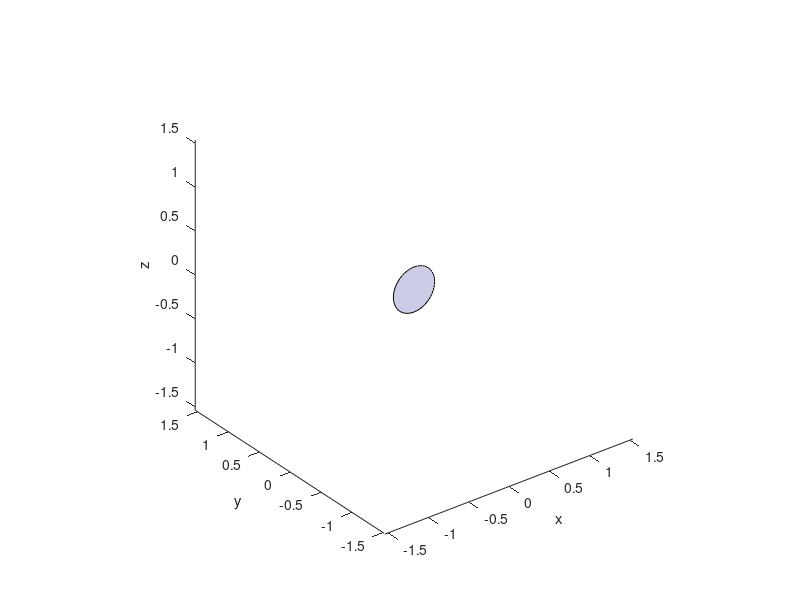

MATLAB code to generate this figure: (Note: this script raises an error after producing the figure.)
capas=2;
draw=true;

rt=2.560/2;%Radio del espejo principal (m): ref. Nordic Optical Telescope (NOT) -> 2.560 m
r=rt/(capas*2+1);%
f=1;%Distancia focal del espejo completo.
%f=5.12; %(NOT) -> 5.12 m
t=@(capas) linspace(0,2*pi,capas*6+1); %Coloca posiciones para n espejos en 2pi radianes

T={}; %Cell array donde cada elemento es un vector de radianes donde colocaremos cada fila de espejos
for i=1:capas
    T{end+1}=t(i);
    T{end}(end)=[]; %Elimina el ultimo elemento redundante (T(1)=T(end))
end


rESP0=[zeros(3*capas*(capas+1),3)];

if 3*capas*(capas+1)>2500
    input("Nº de espejos:" + (3*capas*(capas+1)+1) + ", continuar? ")
end

k=linspace(0,2*pi,50);
x=@(r,theta) r*cos(theta);
y=@(r,theta) r*sin(theta);
%v=[[x(r,0);y(r,0);0],[x(r,1);y(r,1);0],[x(r,2);y(r,2);0],[x(r,3);y(r,3);0],[x(r,4);y(r,4);0],[x(r,5);y(r,5);0]];
v=[x(r,k);0*k;y(r,k)];

if draw
    figure
    plot3(0,0,0)
    hold on

    axis equal
    xlim([-rt*(1+0.2),rt*(1+0.2)])
    ylim([-rt*(1+0.2),rt*(1+0.2)])
    zlim([-rt*(1+0.2),rt*(1+0.2)])

    xlabel('x')
    ylabel('y')
    zlabel('z')
    patch(v(1,:),v(2,:),v(3,:),[0.8 0.8 0.9])

    title("Nº Capas:" + capas + " Nº Espejos:" + (3*capas*(capas+1)+1))
    annotation('textbox', [0.77, 0.5, 0.7, 0.1], 'String', {"PARAMETROS DEL ESPEJO","Distancia focal: " + f + "m", "Diametro del espejo: " + rt*2 + "m", "Diametro por segmento:" + rt/(capas*2+1), "Porcentaje de superficie cubierta:" + round(((3*capas*(capas+1)+1)*r^2)/(rt^2)*100,2) + "%"}, 'FitBoxToText', 'on');
end

k=0; %Guarda cuantos objetos habia en las capas anteriores
for i=1:capas
    for j=1:length(T{i})
        rj=[i*2*r*sin(T{i}(j)),(i*2*r)^2/(4*f),i*2*r*cos(T{i}(j))];
        rESP0(k+j,:)=rj; %Añade a la lista de posiciones despues de los k anteriores elementos
        vj=v+rj';
        if draw
            patch(vj(1,:),vj(2,:),vj(3,:),[0.8 0.8 0.9])
        end
    end
    k=k+6*i; %Actualiza k con el numero de elementos de la capa
end

view(0,0)
rESP0=[0,f,0;0,0,0;rESP0];

clearvars -except rESP0 v

writematrix(rESP0,'Telescopio completo\Datos\coordenadasESP') %[Coordenadas del foco; Coordenadas de los espejos]
writematrix(v,'Telescopio completo\Datos\verticesESPvertical') %Coordenadas de los vertices de un hexagono centrado en [0,0,0]
